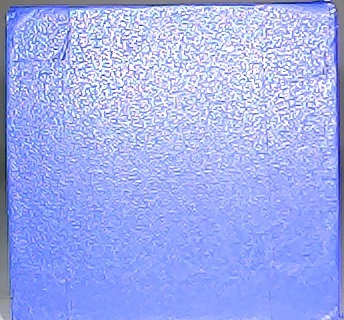
//> input picture CV01/Hist/0.jpg, 344 x 320 px
$ ./hist   (built with g++ and OpenCV 4)
//> lines starting //> are read from the running program, lines starting //| are printed output that depends on the picture
#include "opencv2/highgui/highgui.hpp"
#include "opencv2/imgproc/imgproc.hpp"
#include<Windows.h>
using namespace cv;

int main()
{
	Mat srcImage_base;
	Mat srcImage_test;
	srcImage_base = imread("0.jpg", 1);
//> srcImage_base is the input picture: 320 rows x 344 cols, CV_8UC3; mean B, G, R 237.2, 172.5, 159.4
		srcImage_test = imread("3.jpg", 1);
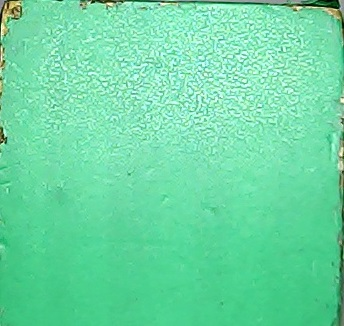
//> input picture CV01/Hist/3.jpg, 344 x 326 px
//> srcImage_test is the input picture: 326 rows x 344 cols, CV_8UC3; mean B, G, R 164.7, 217.1, 108
		Mat frame0, frame1;
		VideoCapture cap0, cap1;
		cap0.open(1);
		Sleep(50);
		cap1.open(0);
		Sleep(100);
		cap0 >> frame0;
		cap1 >> frame1;
		while (!frame1.rows)
		{
			cap1 >> frame1;
			Sleep(50);
		}
		srcImage_test = frame1;
		imshow("基准图像", srcImage_base);
		imshow("测试图像", srcImage_test);

		int bins = 256;
		int hist_size[] = { bins };
		float range[] = { 0, 256 };
		const float* ranges[] = { range };
		MatND redHist_base, greenHist_base, blueHist_base;
		MatND redHist_test, greenHist_test, blueHist_test;

		int channels_r[] = { 0 };
		//【3】进行直方图的计算（红色分量部分）
		calcHist(&srcImage_base, 1, channels_r, Mat(), redHist_base, 1, hist_size, ranges, true, false);
//> redHist_base = 256 values, max 40991 at index 255, min 0 at index 0, mean 430
		calcHist(&srcImage_test, 1, channels_r, Mat(), redHist_test, 1, hist_size, ranges, true, false);
//> redHist_test has the same summary as redHist_base
		normalize(redHist_base, redHist_base, 0, 1, NORM_MINMAX, -1, Mat());
//> redHist_base = 256 values, max 1 at index 255, min 0 at index 0, mean 0.0105
		normalize(redHist_test, redHist_test, 0, 1, NORM_MINMAX, -1, Mat());
//> redHist_test has the same summary as redHist_base
		//【4】进行直方图的计算（绿色分量部分）
		int channels_g[] = { 1 };
		calcHist(&srcImage_base, 1, channels_g, Mat(), greenHist_base, 1, hist_size, ranges, true, false);
//> greenHist_base = 256 values, max 2254 at index 159, min 0 at index 0, mean 430
		calcHist(&srcImage_test, 1, channels_g, Mat(), greenHist_test, 1, hist_size, ranges, true, false);
//> greenHist_test has the same summary as greenHist_base
		normalize(greenHist_base, greenHist_base, 0, 1, NORM_MINMAX, -1, Mat());
//> greenHist_base = 256 values, max 1 at index 159, min 0 at index 0, mean 0.191
		normalize(greenHist_test, greenHist_test, 0, 1, NORM_MINMAX, -1, Mat());
//> greenHist_test has the same summary as greenHist_base
		//【5】进行直方图的计算（蓝色分量部分）
		int channels_b[] = { 2 };
		calcHist(&srcImage_base, 1, channels_b, Mat(), blueHist_base, 1, hist_size, ranges, true, false);
//> blueHist_base = 256 values, max 1800 at index 140, min 0 at index 0, mean 430
		calcHist(&srcImage_test, 1, channels_b, Mat(), blueHist_test, 1, hist_size, ranges, true, false);
//> blueHist_test has the same summary as blueHist_base
		normalize(blueHist_base, blueHist_base, 0, 1, NORM_MINMAX, -1, Mat());
//> blueHist_base = 256 values, max 1 at index 140, min 0 at index 0, mean 0.239
		normalize(blueHist_test, blueHist_test, 0, 1, NORM_MINMAX, -1, Mat());
//> blueHist_test has the same summary as blueHist_base


		double base_r = compareHist(redHist_base, redHist_test, 1);
//> base_r = 0
		double base_g = compareHist(greenHist_base, greenHist_test, 1);
//> base_g = 0
		double base_b = compareHist(blueHist_base, blueHist_test, 1);
//> base_b = 0
		double MatchValue = 0;
		MatchValue = base_r*base_r + base_g*base_g + base_b*base_b;
//> MatchValue = 0
		printf("%lf\n%lf\n%lf\n%lf", base_r, base_g, base_b,MatchValue);
//| 0.000000
//| 0.000000
//| 0.000000
//| 0.000000


		//-----------------------绘制出三色直方图------------------------
		//参数准备
		double maxValue_red, maxValue_green, maxValue_blue;
		minMaxLoc(redHist_base, 0, &maxValue_red, 0, 0);
//> maxValue_red = 1
		minMaxLoc(greenHist_base, 0, &maxValue_green, 0, 0);
//> maxValue_green = 1
		minMaxLoc(blueHist_base, 0, &maxValue_blue, 0, 0);
//> maxValue_blue = 1
		int scale = 1;
		int histHeight = 256;
		Mat histImage = Mat::zeros(histHeight, bins * 3, CV_8UC3);

		//正式开始绘制
		for (int i = 0; i<bins; i++)
		{
			//参数准备
			float binValue_red = redHist_base.at<float>(i);
			float binValue_green = greenHist_base.at<float>(i);
			float binValue_blue = blueHist_base.at<float>(i);
			int intensity_red = cvRound(binValue_red*histHeight / maxValue_red);  //要绘制的高度
			int intensity_green = cvRound(binValue_green*histHeight / maxValue_green);  //要绘制的高度
			int intensity_blue = cvRound(binValue_blue*histHeight / maxValue_blue);  //要绘制的高度

																					 //绘制红色分量的直方图
			rectangle(histImage, Point(i*scale, histHeight - 1),
				Point((i + 1)*scale - 1, histHeight - intensity_red),
				CV_RGB(255, 0, 0));

			//绘制绿色分量的直方图
			rectangle(histImage, Point((i + bins)*scale, histHeight - 1),
				Point((i + bins + 1)*scale - 1, histHeight - intensity_green),
				CV_RGB(0, 255, 0));

			//绘制蓝色分量的直方图
			rectangle(histImage, Point((i + bins * 2)*scale, histHeight - 1),
				Point((i + bins * 2 + 1)*scale - 1, histHeight - intensity_blue),
				CV_RGB(0, 0, 255));

		}
//> this loop made 256 passes
//> (binValue_red, binValue_green, binValue_blue, intensity_green, intensity_blue) on passes 1 to 3: (0, 0, 0, 0, 0), (0, 0, 0, 0, 0), (0, 0, 0, 0, 0)
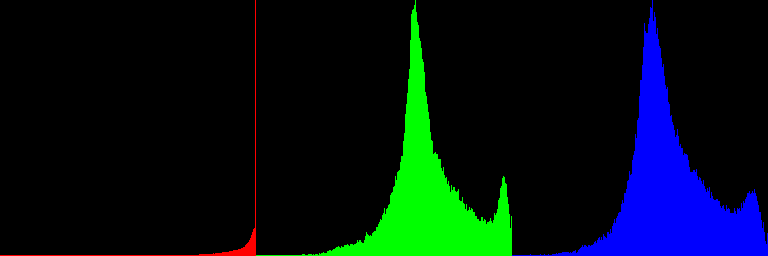
//> histImage: 256 rows x 768 cols, CV_8UC3; mean B, G, R 20.3, 16.3, 1.1

		//在窗口中显示出绘制好的直方图
		imshow("图像的RGB直方图[1]", histImage);

		//-----------------------绘制出三色直方图------------------------
		//参数准备
		minMaxLoc(redHist_test, 0, &maxValue_red, 0, 0);
		minMaxLoc(greenHist_test, 0, &maxValue_green, 0, 0);
		minMaxLoc(blueHist_test, 0, &maxValue_blue, 0, 0);
		histImage = Mat::zeros(histHeight, bins * 3, CV_8UC3);

		//正式开始绘制
		for (int i = 0; i<bins; i++)
		{
			//参数准备
			float binValue_red = redHist_test.at<float>(i);
			float binValue_green = greenHist_test.at<float>(i);
			float binValue_blue = blueHist_test.at<float>(i);
			int intensity_red = cvRound(binValue_red*histHeight / maxValue_red);  //要绘制的高度
			int intensity_green = cvRound(binValue_green*histHeight / maxValue_green);  //要绘制的高度
			int intensity_blue = cvRound(binValue_blue*histHeight / maxValue_blue);  //要绘制的高度

																					 //绘制红色分量的直方图
			rectangle(histImage, Point(i*scale, histHeight - 1),
				Point((i + 1)*scale - 1, histHeight - intensity_red),
				CV_RGB(255, 0, 0));

			//绘制绿色分量的直方图
			rectangle(histImage, Point((i + bins)*scale, histHeight - 1),
				Point((i + bins + 1)*scale - 1, histHeight - intensity_green),
				CV_RGB(0, 255, 0));

			//绘制蓝色分量的直方图
			rectangle(histImage, Point((i + bins * 2)*scale, histHeight - 1),
				Point((i + bins * 2 + 1)*scale - 1, histHeight - intensity_blue),
				CV_RGB(0, 0, 255));

		}

		//在窗口中显示出绘制好的直方图
		imshow("图像的RGB直方图[2]", histImage);
		waitKey(0);
	return 0;
}
